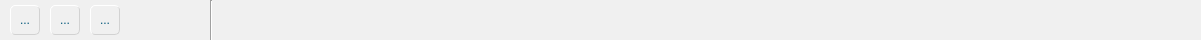
   <widget class="QFrame" name="frame_header">
    <property name="geometry">
     <rect>
      <x>0</x>
      <y>0</y>
      <width>1201</width>
      <height>40</height>
     </rect>
    </property>
    <property name="styleSheet">
     <string notr="true">background-color: rgb(240, 240, 240);</string>
    </property>
    <property name="frameShape">
     <enum>QFrame::NoFrame</enum>
    </property>
    <property name="frameShadow">
     <enum>QFrame::Raised</enum>
    </property>
    <widget class="QToolButton" name="toolButton_openFile">
     <property name="geometry">
      <rect>
       <x>10</x>
       <y>5</y>
       <width>30</width>
       <height>30</height>
      </rect>
     </property>
     <property name="toolTip">
      <string>Mở bài thực hành</string>
     </property>
     <property name="styleSheet">
      <string notr="true">QToolButton{
color: rgb(2, 87, 122);
background-color: rgb(240, 240, 240);
border-color: rgb(210, 210, 210);
border-style: outset;
border-width: 1px;
border-radius: 5px;
}
QToolButton:hover{
border-width: 0px;
background-color: rgb(25, 149, 173);
color: rgb(255, 255, 255);
}</string>
     </property>
     <property name="text">
      <string>...</string>
     </property>
     <property name="icon">
      <iconset resource="../../../chart.qrc">
       <normaloff>:/icon/chart/iconOpenFile_Off.jpg</normaloff>
       <activeoff>:/icon/chart/iconOpenFile_On.jpg</activeoff>:/icon/chart/iconOpenFile_Off.jpg</iconset>
     </property>
     <property name="iconSize">
      <size>
       <width>25</width>
       <height>25</height>
      </size>
     </property>
     <property name="autoRaise">
      <bool>true</bool>
     </property>
    </widget>
    <widget class="QToolButton" name="toolButton_saveFile">
     <property name="geometry">
      <rect>
       <x>50</x>
       <y>5</y>
       <width>30</width>
       <height>30</height>
      </rect>
     </property>
     <property name="toolTip">
      <string>Lưu bài thực hành</string>
     </property>
     <property name="styleSheet">
      <string notr="true">QToolButton{
color: rgb(2, 87, 122);
background-color: rgb(240, 240, 240);
border-color: rgb(210, 210, 210);
border-style: outset;
border-width: 1px;
border-radius: 5px;
}
QToolButton:hover{
border-width: 0px;
background-color: rgb(25, 149, 173);
color: rgb(255, 255, 255);
}</string>
     </property>
     <property name="text">
      <string>...</string>
     </property>
     <property name="icon">
      <iconset resource="../../../chart.qrc">
       <normaloff>:/icon/chart/iconSaveFile_Off.jpg</normaloff>
       <activeoff>:/icon/chart/iconSaveFile_On.jpg</activeoff>:/icon/chart/iconSaveFile_Off.jpg</iconset>
     </property>
     <property name="iconSize">
      <size>
       <width>25</width>
       <height>25</height>
      </size>
     </property>
     <property name="autoRaise">
      <bool>true</bool>
     </property>
    </widget>
    <widget class="QToolButton" name="toolButton_exportFile">
     <property name="geometry">
      <rect>
       <x>90</x>
       <y>5</y>
       <width>30</width>
       <height>30</height>
      </rect>
     </property>
     <property name="toolTip">
      <string>Xuất dữ liệu</string>
     </property>
     <property name="styleSheet">
      <string notr="true">QToolButton{
color: rgb(2, 87, 122);
background-color: rgb(240, 240, 240);
border-color: rgb(210, 210, 210);
border-style: outset;
border-width: 1px;
border-radius: 5px;
}
QToolButton:hover{
border-width: 0px;
background-color: rgb(25, 149, 173);
color: rgb(255, 255, 255);
}</string>
     </property>
     <property name="text">
      <string>...</string>
     </property>
     <property name="icon">
      <iconset resource="../../../chart.qrc">
       <normaloff>:/icon/chart/iconExportFile_Off.jpg</normaloff>
       <activeoff>:/icon/chart/iconExportFile_On.jpg</activeoff>:/icon/chart/iconExportFile_Off.jpg</iconset>
     </property>
     <property name="iconSize">
      <size>
       <width>25</width>
       <height>25</height>
      </size>
     </property>
     <property name="autoRaise">
      <bool>true</bool>
     </property>
    </widget>
    <widget class="Line" name="line">
     <property name="geometry">
      <rect>
       <x>210</x>
       <y>0</y>
       <width>3</width>
       <height>41</height>
      </rect>
     </property>
     <property name="styleSheet">
      <string notr="true"/>
     </property>
     <property name="orientation">
      <enum>Qt::Vertical</enum>
     </property>
    </widget>
   </widget>
